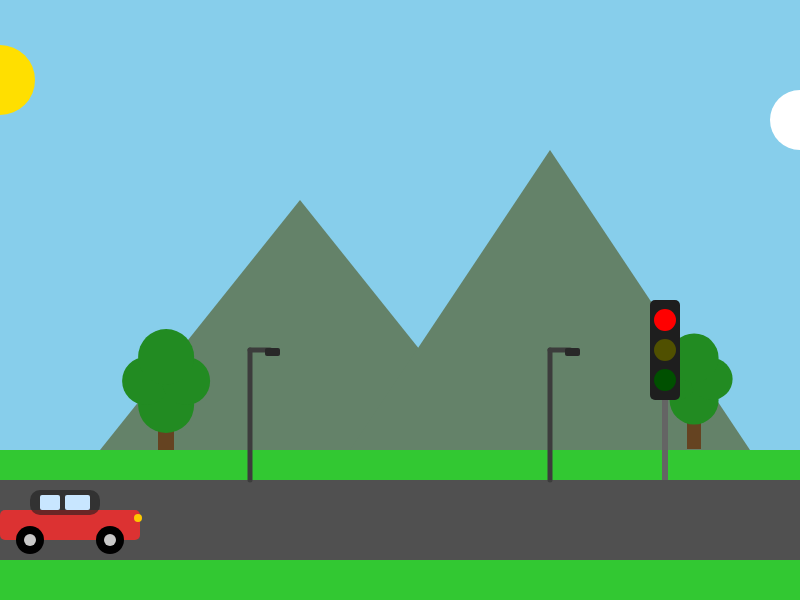
Frame 1 (no input)
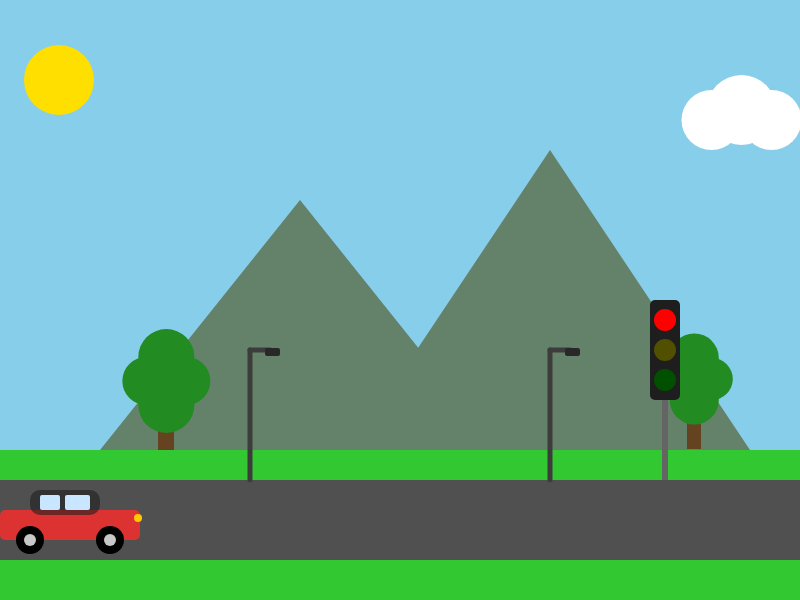
Frame 60 (no input)
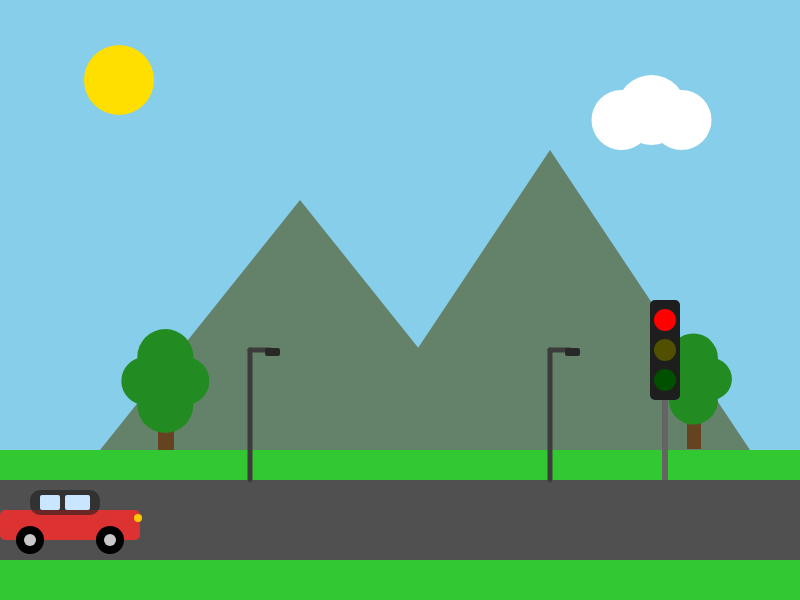
Frame 120 (the mouse pressed at the canvas centre since frame 60)

The p5.js sketch that drew these frames (run headless with seeded random() and noise() and a simulated clock; from frame 60 on, the mouse is pressed at the canvas centre):

// p5.js sketch
// ── sketch.js
let sunX = 0;
let cloudX = 800;
let carX = 0;
let carSpeed = 0;
let carColor;
let trafficLightState = 0; 
let leafWiggle = 0;

function setup() {
  createCanvas(800, 600);
  carColor = color(220, 50, 50);
}

function draw() {
  let cycleTime = millis() % 20000; 
  let isNight = cycleTime > 10000;
  
  let skyColor;
  let groundColor;
  let mountainColor;
  
  if (!isNight) {
    skyColor = color(135, 206, 235);
    groundColor = color(50, 200, 50);
    mountainColor = color(100, 130, 105);
  } else {
    skyColor = color(20, 24, 50);
    groundColor = color(20, 70, 20);
    mountainColor = color(40, 50, 60);
  }
  
  background(skyColor);

  if (!isNight) {
    noStroke();
    fill(255, 223, 0);
    circle(sunX, 80, 70);
  } else {
    noStroke();
    fill(230, 230, 250);
    circle(sunX, 80, 65);
    fill(skyColor);
    circle(sunX + 15, 75, 55);
  }
  
  sunX += 1;
  if (sunX > width + 50) sunX = -50;

  fill(mountainColor);
  noStroke();
  triangle(100, 450, 300, 200, 500, 450);
  triangle(350, 450, 550, 150, 750, 450);

  leafWiggle += 0.05;

  drawMovingTree(150, 365, 0.8);
  drawMovingTree(680, 365, 0.7);

  fill(groundColor);
  rect(0, 450, width, 150);
  fill(80);
  rect(0, 480, width, 80);

  drawStreetLight(250, 350, isNight);
  drawStreetLight(550, 350, isNight);

  if (!isNight) fill(255); else fill(80, 90, 110);
  noStroke();
  circle(cloudX, 120, 60);
  circle(cloudX + 30, 110, 70);
  circle(cloudX + 60, 120, 60);
  cloudX -= 1.5;
  if (cloudX < -100) cloudX = width + 50;

  if (trafficLightState === 0) {
    carSpeed = 0;
  } else if (trafficLightState === 1) {
    carSpeed = 4;
  } else if (trafficLightState === 2) {
    carSpeed = 1.5;
  }

  carX += carSpeed;
  
  if (carX > width + 150) {
    carX = -150; 
    carColor = color(random(50, 255), random(50, 255), random(50, 255));
  }

  drawCar(carX, 490, isNight);

  drawTrafficLight(650, 300);
}

function drawMovingTree(x, y, scaleFactor) {
  push();
  translate(x, y);
  scale(scaleFactor);
  
  fill(101, 67, 33);
  rect(10, 60, 20, 60);
  
  let offset = sin(leafWiggle) * 3;
  
  fill(34, 139, 34);
  circle(20 + offset, 50, 70);
  circle(-5 + offset, 20, 60);
  circle(45 + offset, 20, 60);
  circle(20 + offset, -10, 70);
  
  pop();
}

function drawStreetLight(x, y, active) {
  push();
  translate(x, y);
  
  stroke(60);
  strokeWeight(5);
  line(0, 130, 0, 0);
  line(0, 0, 20, 0);
  
  noStroke();
  fill(40);
  rect(15, -2, 15, 8, 2);
  
  if (active) {
    fill(255, 255, 150, 50);
    triangle(22, 6, -10, 130, 55, 130);
    
    fill(255, 255, 200);
    circle(22, 6, 8);
  }
  pop();
}

function drawCar(x, y, nightMode) {
  push();
  translate(x, y);

  if (nightMode && carSpeed > 0) {
    fill(255, 255, 200, 80);
    triangle(140, 30, 260, 15, 260, 55);
  }

  fill(carColor);
  rect(0, 20, 140, 30, 5);

  fill(30, 30, 30, 150);
  rect(30, 0, 70, 25, 10);

  fill(200, 230, 255);
  rect(40, 5, 20, 15, 2);
  rect(65, 5, 25, 15, 2);

  fill(0);
  circle(30, 50, 28);
  circle(110, 50, 28);
  fill(200);
  circle(30, 50, 12);
  circle(110, 50, 12);

  if (nightMode) fill(255, 255, 0); else fill(255, 200, 0);
  circle(138, 28, 8);

  pop();
}

function drawTrafficLight(x, y) {
  push();
  translate(x, y);

  fill(100);
  rect(12, 100, 6, 80);
  fill(30);
  rect(0, 0, 30, 100, 5);

  let redColor = color(80, 0, 0);
  let yellowColor = color(80, 80, 0);
  let greenColor = color(0, 80, 0);

  if (trafficLightState === 0) redColor = color(255, 0, 0);
  else if (trafficLightState === 1) greenColor = color(0, 255, 0);
  else if (trafficLightState === 2) yellowColor = color(255, 200, 0);

  fill(redColor); circle(15, 20, 22);
  fill(yellowColor); circle(15, 50, 22);
  fill(greenColor); circle(15, 80, 22);

  pop();
}

function keyPressed() {
  if (key === 'Enter') {
    if (trafficLightState === 0) {
      trafficLightState = 1;
    } else if (trafficLightState === 1) {
      trafficLightState = 2;
    } else if (trafficLightState === 2) {
      trafficLightState = 0;
    }
  }
}
